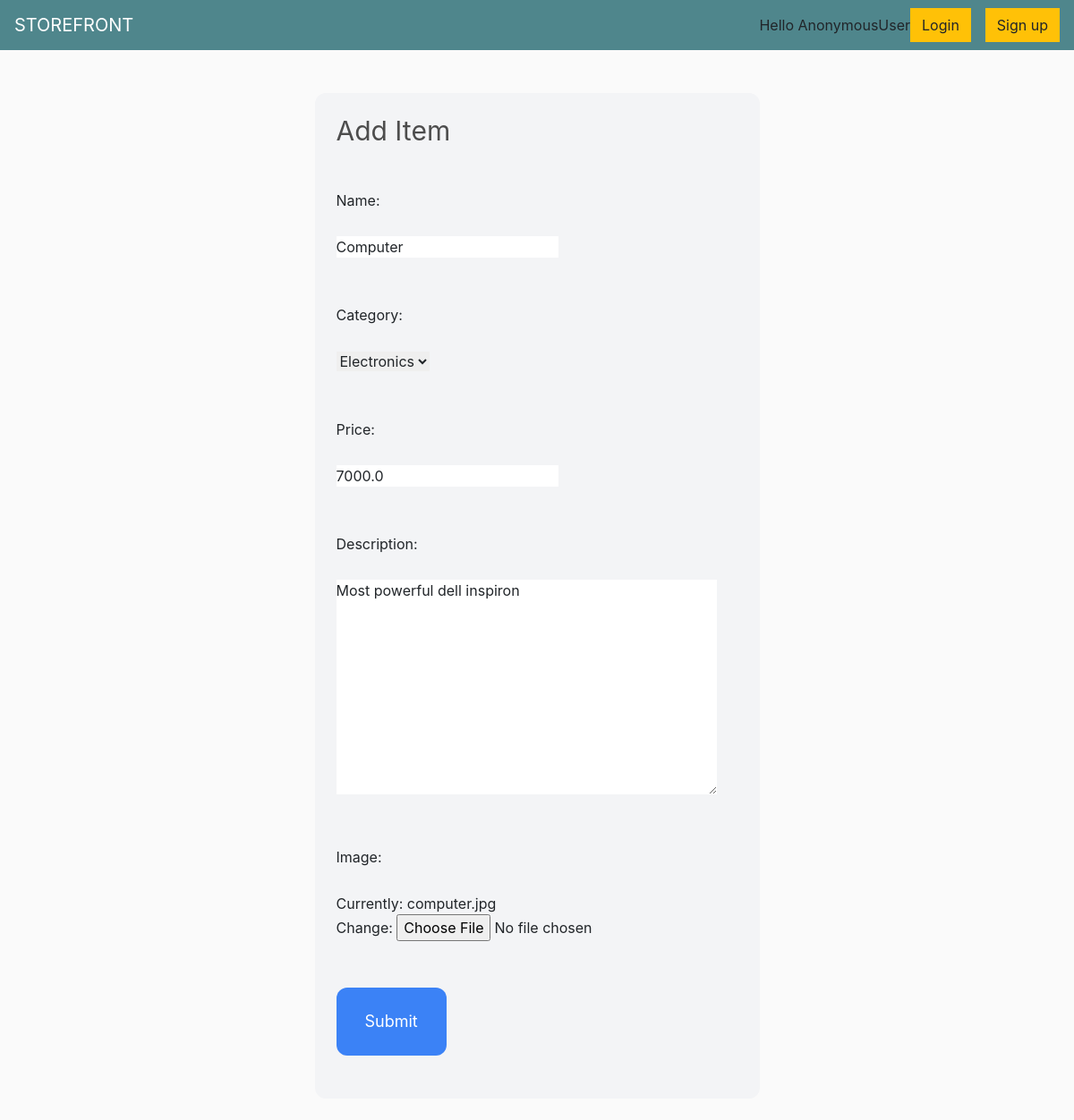
The page /edit/3 on the database its author committed.
### base/models.py (models this page shows, shortened)
class Product(models.Model):
    seller = models.ForeignKey(User, on_delete=models.CASCADE)
    name = models.CharField(max_length=255)
    description = models.TextField(null=True, blank=True)
    category = models.ForeignKey(Category, on_delete=models.SET_NULL, null=True)
    price = models.FloatField()
    image = models.ImageField()
    created = models.DateTimeField(auto_now_add=True)
    updated = models.DateTimeField(auto_now=True)
    class Meta:
        ordering = ['-created','-updated']

### base/views.py (the view)
# urls.py: path('edit/<int:pk>', views.edit, name="edit"),
def edit(request, pk):
    product = Product.objects.get(id=pk)
    form = ProductForm(instance=product)
    if request.method == 'POST':
        form = ProductForm(request.POST, request.FILES, instance=product)
        if form.is_valid():
            form.save()
            return redirect('view', pk=product.id)
    return render(request, 'base/add.html',{'form':form})

### base/forms.py
class ProductForm(ModelForm):
    class Meta:
        model = Product
        fields = ['name','category','price','description','image']

### base/models.py (called while the page is built)
    def __str__(self):
        return self.name

### base/templates/base/add.html (shortened to what this page needs)
{% extends 'base/main.html' %} {% block title %}SignUp{% endblock %}
{% block content %}
<div class="w-1/2 my-6 mx-auto p-6 bg-gray-100 rounded-xl">
  <h1 class="mb-6 text-3xl">Add Item</h1>
  <form action="" method="POST" enctype="multipart/form-data">
    {% csrf_token %} {% for field in form %}
    <div mb-7 class="py-4">
      <label for="" class="inline-block mb-6">{{ field.label }}:</label>
      <div class="py-1">{{ field }}</div>
    </div>
    {% endfor %}
    <div class="py-4">
      <button
        class="py-4 px-8 text-lg bg-blue-500 hover:bg-blue-700 rounded-xl text-white"
      >
        Submit
      </button>
    </div>
  </form>
</div>
{% endblock %}

### static/css/main.css (style rules this page uses)
body { background-color: hsl(0, 0%, 98%); }
h1,h2,h3,h4,h5,h6 { color:hsl(0, 0%, 30%); }

### rows shown on the page
Product: form "Computer" "Electronics" "7000.0" "Most powerful dell inspiron"

### other values the page prints
{{ request.user }} "AnonymousUser"
{{ field.label }} "Name" "Category" "Price" "Description" "Image"
